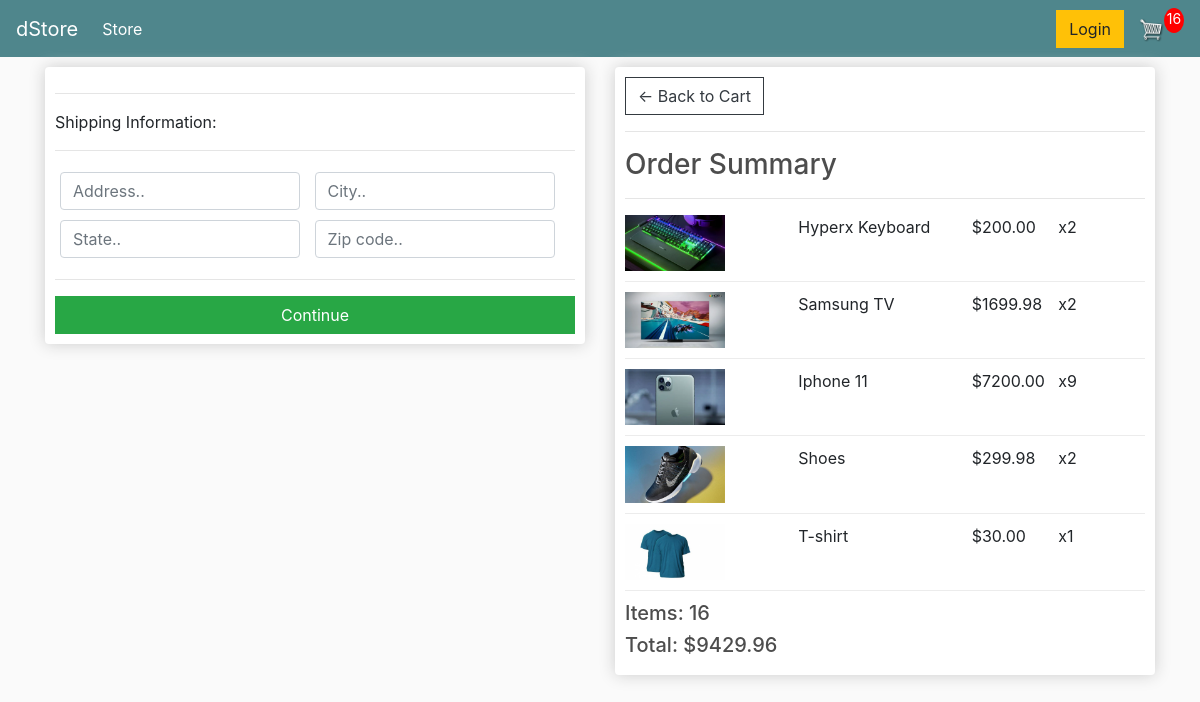
Before: /checkout/ (signed in) with the older database file.
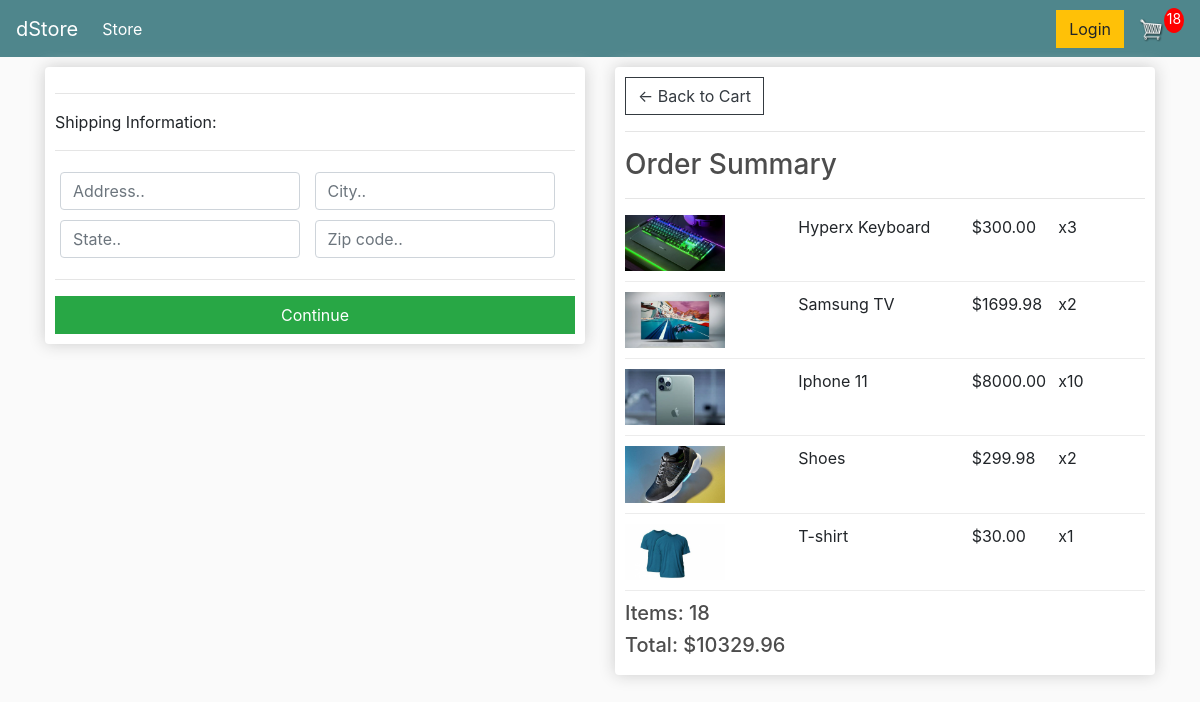
After: the same page with the newer database file.
### store/models.py (models this page shows, shortened)
class OrderItem(models.Model):
    product = models.ForeignKey(Product, on_delete=models.SET_NULL, blank=True, null=True)
    order = models.ForeignKey(Order, on_delete=models.SET_NULL, blank=True, null=True)
    quantity = models.IntegerField(default=0, null=True, blank=True)
    date_added = models.DateTimeField(auto_now_add=True)
    @property
    def get_total(self):
        total = self.product.price * self.quantity
        return total

class Product(models.Model):
    name = models.CharField(max_length=200, null=True)
    price = models.DecimalField(max_digits=7, decimal_places=2)
    digital = models.BooleanField(default=False, null=True, blank=True)
    image = models.ImageField(null=True,blank=True)
    @property
    def imageURL(self):
        try:
            url = self.image.url
        except:
            url = ''
        return url

class Order(models.Model):
    customer = models.ForeignKey(Customer, on_delete=models.SET_NULL, blank=True, null=True)
    date_ordered = models.DateTimeField(auto_now_add=True)
    complete = models.BooleanField(default=False, null=True, blank=True)
    transaction_id = models.CharField(max_length=200, null=True)
    @property
    def shipping(self):
        shipping = False
        orderitems = self.orderitem_set.all()
        for i in orderitems:
            if i.product.digital == False:
                shipping = True
        return shipping
    @property
    def get_cart_total(self):
        orderitems = self.orderitem_set.all()
        total = sum([item.get_total for item in orderitems])
        return total
    @property
    def get_cart_items(self):
        orderitems = self.orderitem_set.all()
        total = sum([item.quantity for item in orderitems])
        return total

### store/views.py (the view)
# urls.py: path('checkout/',views.checkout, name='checkout'),
def checkout(request):
    if request.user.is_authenticated:
        customer = request.user.customer
        order, created = Order.objects.get_or_create(customer=customer, complete=False)
        items = order.orderitem_set.all()
        cartItems = order.get_cart_items
    else:
        items = []
        order = {'get_cart_total':0, 'get_cart_items':0, 'shipping':False}
        cartItems =  order['get_cart_items']
    context = {'items':items,'order':order,'cartItems':cartItems}
    return render(request, 'store/checkout.html', context)

### store/templates/store/checkout.html (shortened to what this page needs)
{% extends 'store/main.html' %} {% load static %} {% block content %}
<div class="row">
	<div class="col-lg-6">
		<div class="box-element" id="form-wrapper">
			<form id="form">
				<div id="shipping-info">
					<hr />
					<p>Shipping Information:</p>
					<hr />
					<div class="form-field">
						<input
							class="form-control"
							type="text"
							name="address"
							placeholder="Address.."
						/>
					</div>
					<div class="form-field">
						<input
							class="form-control"
							type="text"
							name="city"
							placeholder="City.."
						/>
					</div>
					<div class="form-field">
						<input
							class="form-control"
							type="text"
							name="state"
							placeholder="State.."
						/>
					</div>
					<div class="form-field">
						<input
							class="form-control"
							type="text"
							name="zipcode"
							placeholder="Zip code.."
						/>
					</div>
				</div>
				<hr />
				<input
					id="form-button"
					class="btn btn-success btn-block"
					type="submit"
					value="Continue"
				/>
			</form>
		</div>
		<br />
	</div>
	<div class="col-lg-6">
		<div class="box-element">
			<a class="btn btn-outline-dark" href="{% url 'cart' %}"
				>&#x2190; Back to Cart</a
			>
			<hr />
			<h3>Order Summary</h3>
			<hr />
			{% for item in items %}
			<div class="cart-row">
				<div style="flex: 2">
					<img class="row-image" src="{{item.product.imageURL}}" />
				</div>
				<div style="flex: 2"><p>{{item.product.name}}</p></div>
				<div style="flex: 1"><p>${{item.get_total|floatformat:2}}</p></div>
				<div style="flex: 1"><p>x{{item.quantity}}</p></div>
			</div>
			{% endfor %}
			<h5>Items: {{order.get_cart_items}}</h5>
			<h5>Total: ${{order.get_cart_total|floatformat:2}}</h5>
		</div>
	</div>
</div>
{% endblock content %}

Changed rows visible on the page:
changed OrderItem "Hyperx Keyboard": get_total "200.00" → "300.00"; quantity "2" → "3"
changed OrderItem "Iphone 11": get_total "7200.00" → "8000.00"; quantity "9" → "10"
changed through a linked row, Order: get_cart_items "16" → "18"; get_cart_total "9429.96" → "10329.96"
Other visible differences:
{{ cartItems }}: "16" → "18"
